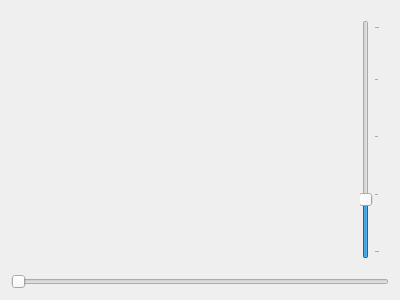
<?xml version="1.0" encoding="UTF-8"?>
<ui version="4.0">
 <class>VideoPlayer</class>
 <widget class="QWidget" name="VideoPlayer">
  <property name="geometry">
   <rect>
    <x>0</x>
    <y>0</y>
    <width>400</width>
    <height>300</height>
   </rect>
  </property>
  <property name="windowTitle">
   <string>Form</string>
  </property>
  <layout class="QVBoxLayout" name="verticalLayout">
   <item>
    <widget class="QWidget" name="widget" native="true">
     <layout class="QHBoxLayout" name="horizontalLayout_2">
      <item>
       <widget class="QWidget" name="player" native="true"/>
      </item>
      <item>
       <widget class="QSlider" name="speedSlider">
        <property name="minimum">
         <number>1</number>
        </property>
        <property name="maximum">
         <number>40</number>
        </property>
        <property name="value">
         <number>10</number>
        </property>
        <property name="orientation">
         <enum>Qt::Vertical</enum>
        </property>
        <property name="tickPosition">
         <enum>QSlider::TicksBelow</enum>
        </property>
        <property name="tickInterval">
         <number>10</number>
        </property>
       </widget>
      </item>
     </layout>
    </widget>
   </item>
   <item>
    <widget class="QSlider" name="posSlider">
     <property name="orientation">
      <enum>Qt::Horizontal</enum>
     </property>
     <property name="invertedAppearance">
      <bool>false</bool>
     </property>
    </widget>
   </item>
  </layout>
 </widget>
 <resources/>
 <connections/>
</ui>
